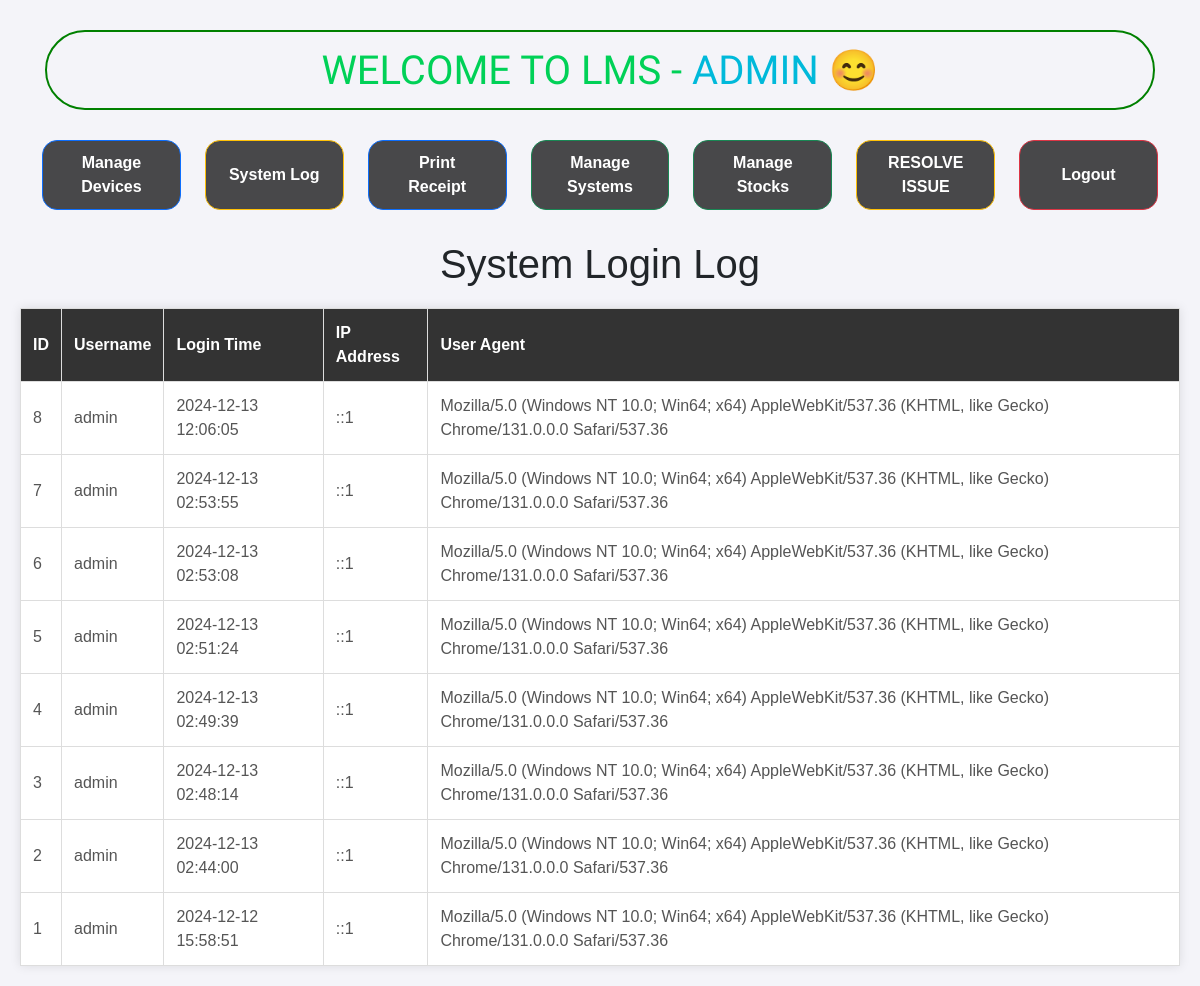
Screenshot of /admin/system_log.php (signed in) with the database file from the repository.
### tables this page shows
CREATE TABLE `system_log` (
  `id` int(11) NOT NULL,
  `username` varchar(255) NOT NULL,
  `login_time` timestamp NOT NULL DEFAULT current_timestamp(),
  `ip_address` varchar(255) NOT NULL,
  `user_agent` text NOT NULL
);

### admin/system_log.php (the view, shortened to what this page needs)
<?php
include 'header.php';
$query = "SELECT * FROM system_log ORDER BY login_time DESC";
$result = mysqli_query($conn, $query);
?>
<!DOCTYPE html>
<html lang="en">
<head>
    <link rel="stylesheet" href="admin_panel.css">
    <link rel="stylesheet" href="bootstrap.min.css">
    <link href='https://unpkg.com/boxicons@2.1.4/css/boxicons.min.css' rel='stylesheet'>
</head>
<body>
</head>
    <h1>System Login Log</h1>
    <table border="1">
        <thead>
            <tr>
                <th>ID</th>
                <th>Username</th>
                <th>Login Time</th>
                <th>IP Address</th>
                <th>User Agent</th>
            </tr>
        </thead>
        <tbody>
            <?php while ($log = mysqli_fetch_assoc($result)) { ?>
                <tr>
                    <td><?php echo $log['id']; ?></td>
                    <td><?php echo $log['username']; ?></td>
                    <td><?php echo $log['login_time']; ?></td>
                    <td><?php echo $log['ip_address']; ?></td>
                    <td><?php echo $log['user_agent']; ?></td>
                </tr>
            <?php } ?>
        </tbody>
    </table>
</body>
</html>

### admin/header.php (shortened to what this page needs)
<!DOCTYPE html>
<html lang="en">
<head>
    <link rel="stylesheet" href="admin_panel.css">
    <link rel="stylesheet" href="bootstrap.min.css">
    <link href='https://unpkg.com/boxicons@2.1.4/css/boxicons.min.css' rel='stylesheet'>
</head>
<body>
<header>
    <headmain class="main-header">
        <h1>Welcome to lms - <span><?php echo $_SESSION['admin']['username']; ?></span> 😊</h1>
    </headmain>
</header>
<div class="container text-center">
    <div class="row">
        <div class="col"><a href="manage_devices.php"><button class="menu_btn btn btn-outline-primary">Manage Devices</button></a></div>
        <div class="col"><a href="system_log.php"><button class="menu_btn btn btn-outline-warning">System Log</button></a></div>
        <div class="col"><a href="print_receipt.php"><button class="menu_btn btn btn-outline-primary">Print Receipt</button></a></div>
        <div class="col"><a href="manage_systems.php"><button class="menu_btn btn btn-outline-success">Manage Systems</button></a></div>
        <div class="col"><a href="manage_stocks.php"><button class="menu_btn btn btn-outline-success">Manage Stocks</button></a></div>
        <div class="col"><a href="resolved_issues.php"><button class="menu_btn btn btn-outline-warning">RESOLVE ISSUE</button></a></div>
        <div class="col"><a href="../public/logout.php"><button class="menu_btn btn btn-outline-danger">Logout</button></a></div>
    </div>
</div>
</body>
</html>

### admin/admin_panel.css (style rules this page uses)
* { margin: 0; padding: 0; box-sizing: border-box; }
body { background: #0b001b; color: white; }
header { width: calc(100% - 50px); margin: 10px 25px 0 25px; text-align: center; height: 80px; border: 2px solid green; border-radius: 50px; align-items: center; justify-content: center; padding: 15px 0px; font-size: 28px; font-weight: 600; font-family: monospace; }

### admin/header.php (style rules this page uses)
div.col { margin: 30px 0; }
div.col a button { width: 100%; padding: 0px 20px; height: 70px; font-weight: 600; background: rgba(0,0,0,0.7); border-radius: 15px; color: white; }
.main-header h1 { font-size: 40px; font-family: "Iceberg", sans-serif; font-weight: 400; text-transform: uppercase; font-style: normal; padding: 0px 50px; color: rgb(0, 209, 87); text-align: center; border-radius: 40px; }
.main-header h1 span { color: rgb(0, 185, 218); }

### admin/system_log.php (style rules this page uses)
body { font-family: Arial, sans-serif; background-color: #f4f4f9; margin: 0; padding: 20px; }
h1 { text-align: center; margin-bottom: 20px; }
table { width: 100%; border-collapse: collapse; margin-top: 20px; box-shadow: 0 0 10px rgba(0, 0, 0, 0.1); }
th { background-color: #333; color: white; padding: 12px; text-align: left; font-size: 16px; }
td { background-color: #fff; padding: 12px; border: 1px solid #ddd; color: #555; text-align: left; }
table, th, td { border: 1px solid #ddd; }

### rows the page displays
system_log: id "8", username "admin", login_time "2024-12-13 12:06:05", ip_address "::1", user_agent "Mozilla/5.0 (Windows NT 10.0; Win64; x64) AppleWebKit/537.36 (KHTML, like Gecko) Chrome/131.0.0.0 Safari/537.36"
system_log: id "7", username "admin", login_time "2024-12-13 02:53:55", ip_address "::1", user_agent "Mozilla/5.0 (Windows NT 10.0; Win64; x64) AppleWebKit/537.36 (KHTML, like Gecko) Chrome/131.0.0.0 Safari/537.36"
system_log: id "6", username "admin", login_time "2024-12-13 02:53:08", ip_address "::1", user_agent "Mozilla/5.0 (Windows NT 10.0; Win64; x64) AppleWebKit/537.36 (KHTML, like Gecko) Chrome/131.0.0.0 Safari/537.36"
system_log: id "5", username "admin", login_time "2024-12-13 02:51:24", ip_address "::1", user_agent "Mozilla/5.0 (Windows NT 10.0; Win64; x64) AppleWebKit/537.36 (KHTML, like Gecko) Chrome/131.0.0.0 Safari/537.36"
system_log: id "4", username "admin", login_time "2024-12-13 02:49:39", ip_address "::1", user_agent "Mozilla/5.0 (Windows NT 10.0; Win64; x64) AppleWebKit/537.36 (KHTML, like Gecko) Chrome/131.0.0.0 Safari/537.36"
system_log: id "3", username "admin", login_time "2024-12-13 02:48:14", ip_address "::1", user_agent "Mozilla/5.0 (Windows NT 10.0; Win64; x64) AppleWebKit/537.36 (KHTML, like Gecko) Chrome/131.0.0.0 Safari/537.36"
system_log: id "2", username "admin", login_time "2024-12-13 02:44:00", ip_address "::1", user_agent "Mozilla/5.0 (Windows NT 10.0; Win64; x64) AppleWebKit/537.36 (KHTML, like Gecko) Chrome/131.0.0.0 Safari/537.36"
system_log: id "1", username "admin", login_time "2024-12-12 15:58:51", ip_address "::1", user_agent "Mozilla/5.0 (Windows NT 10.0; Win64; x64) AppleWebKit/537.36 (KHTML, like Gecko) Chrome/131.0.0.0 Safari/537.36"

### other values shown
$_SESSION['admin']['username'] "ADMIN"
